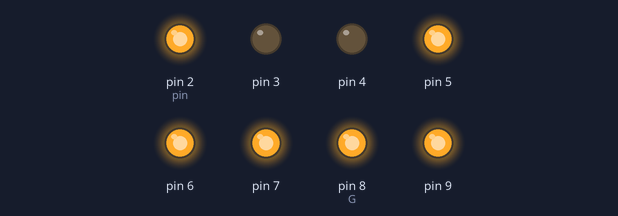
A sketch run on a simulated Arduino Uno, built with avr-gcc and run on an emulated ATmega328P. Parts: output pins drawn as LEDs (lit = HIGH).

Above: at 0.1 s.
Timing chart, 0 to 1.6 s (numbered marks = the images above):
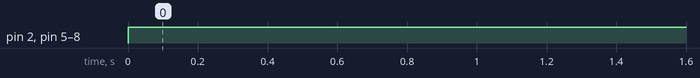

Measured:
- by itself, pin 2 (pin), pin 5–7, pin 8 (G): LOW → HIGH at 0.00 s

The sketch:

_7seg.ino
```cpp
byte seven_seg_digits[10][7] = { { 0,0,0,0,0,0,1 },  // = 0
                                 { 1,0,0,1,1,1,1 },  // = 1
                                 { 0,0,1,0,0,1,0 },  // = 2
                                 { 0,0,0,0,1,1,0 },  // = 3
                                 { 1,0,0,1,1,0,0 },  // = 4
                                 { 0,1,0,0,1,0,0 },  // = 5
                                 { 0,1,0,0,0,0,0 },  // = 6
                                 { 0,0,0,1,1,1,1 },  // = 7
                                 { 0,0,0,0,0,0,0 },  // = 8
                                 { 0,0,0,0,1,0,0 }   // = 9
                                };

void setup() {
  // put your setup code here, to run once:
  pinMode(2, OUTPUT);  //A
  pinMode(3, OUTPUT);  //B
  pinMode(4, OUTPUT);  //C
  pinMode(5, OUTPUT);  //D
  pinMode(6, OUTPUT);  //E
  pinMode(7, OUTPUT);  //F
  pinMode(8, OUTPUT);  //G
  pinMode(9, OUTPUT);
  writeDot(1);  // start with the "dot" off
}

void writeDot(byte dot) {
  digitalWrite(9, dot);
}


void sevenSegWrite(byte digit) {
  byte pin = 2;
  for (byte segCount = 0; segCount < 7; ++segCount) {
    digitalWrite(pin, seven_seg_digits[digit][segCount]);
    ++pin;
  }
}

void loop() {
  sevenSegWrite(1);

}
```
